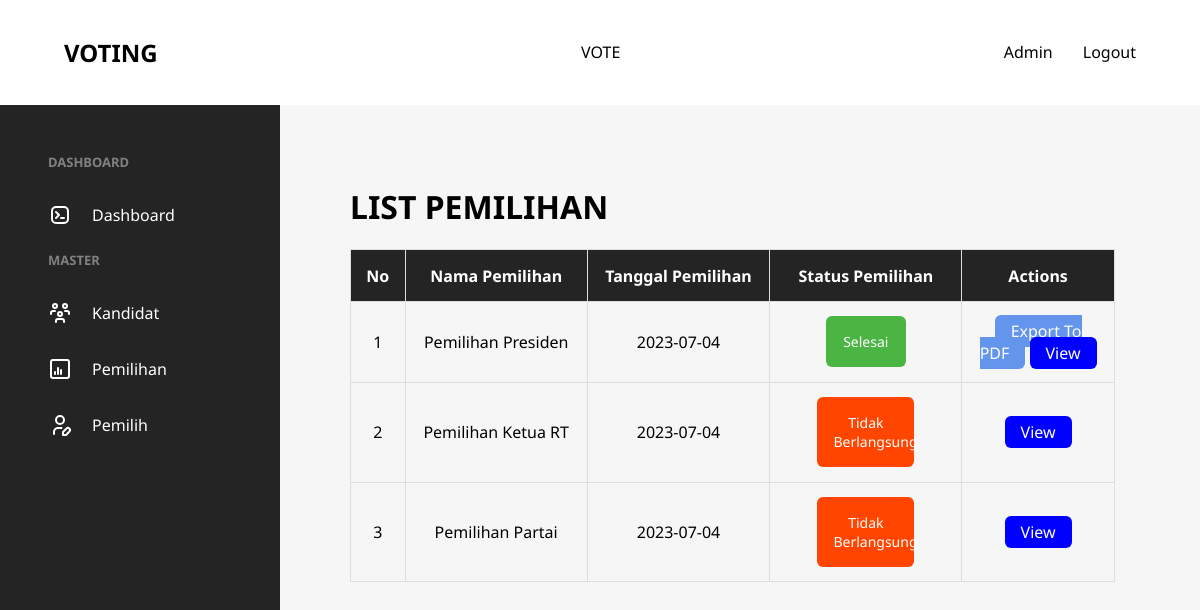
/view/admin/dashboard/index.php (signed in), run on the app's committed database.
### tables this page shows
CREATE TABLE `pemilihan` (
  `id` int(11) NOT NULL,
  `nama` varchar(100) NOT NULL,
  `status` enum('tidak_berlangsung','berlangsung','selesai') NOT NULL,
  `tanggal_pemilihan` date NOT NULL
);

### view/admin/dashboard/index.php (the view, shortened to what this page needs)
<?php
require_once("../../../config/database.php");
$sql = "SELECT * FROM pemilihan";
$stmt = $pdo->query($sql);
$pemilihan = $stmt->fetchAll(PDO::FETCH_ASSOC);
$no = 1;
?>
<?php
require_once("../../inc/header.php");
require_once("../../inc/admin_sidebar.php");
?>
<main class="admin table-section">
    <h1>LIST PEMILIHAN</h1>
    <table>
        <tr>
            <th>No</th>
            <th>Nama Pemilihan</th>
            <th>Tanggal Pemilihan</th>
            <th>Status Pemilihan</th>
            <th>Actions</th>
        </tr>
        <?php foreach ($pemilihan as $row) :  ?>
            <tr>
                <td><?= $no++ ?></td>
                <td><?= $row['nama'] ?></td>
                <td><?= $row['tanggal_pemilihan'] ?></td>
                <td>
                    <?php if ($row['status'] == 'tidak_berlangsung') { ?>
                        <p class="tidak-berlangsung">Tidak Berlangsung</p>
                    <?php } elseif ($row['status'] == "berlangsung") { ?>
                        <p class="berlangsung">Berlangsung</p>
                    <?php } else { ?>
                        <p class="selesai">Selesai</p>
                    <?php } ?>
                </td>
                <td class="actions" style="width: 20%;">
                    <?php if ($row['status'] == 'selesai') : ?>
                        <a href="cetak.php?id=<?= $row['id'] ?>" style="background-color: cornflowerblue;" target="_blank">Export To PDF</a>
                    <?php endif; ?>
                    <a href="show.php?id=<?= $row['id'] ?>" style="background-color: blue;">View</a>
                </td>
            </tr>
        <?php endforeach; ?>
    </table>
</main>
<?php
require_once("../../inc/footer.php");
?>

### data on the page
pemilihan: nama "Pemilihan Presiden", tanggal_pemilihan "2023-07-04", status "Selesai"
pemilihan: nama "Pemilihan Ketua RT", tanggal_pemilihan "2023-07-04", shows "Tidak Berlangsung"
pemilihan: nama "Pemilihan Partai", tanggal_pemilihan "2023-07-04", shows "Tidak Berlangsung"
